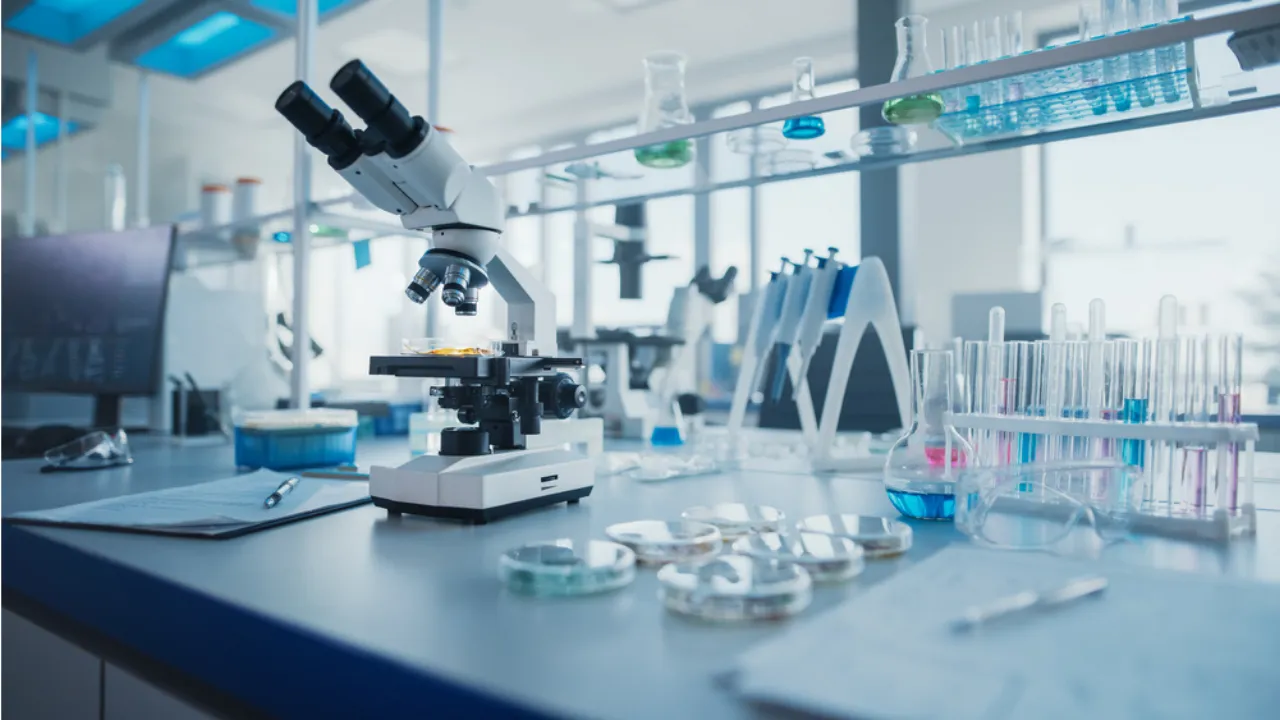
#> input picture src/assets/landing.webp, 1280 x 720 px
$ python whiten_blood_bg.py ../src/assets/landing.webp
#> lines starting #> are read from the running program, lines starting #| are printed output that depends on the picture; after the words box and inside, x2 and y2 are one past the last pixel; in counts of white or black regions, pixels touching at a corner belong together
"""Replace studio backdrops on blood-collection photos with pure white.

Keeps product pixels: white trays, labels, gloves, and clear plastic are not
keyed out by a loose brightness rule. Dark letterbox bars are removed as
solid edge bands only.
"""
from __future__ import annotations

import os
import sys

import cv2
import numpy as np

ROOT = os.path.join(os.path.dirname(__file__), "..", "public", "blood-collection")
OUT = os.path.join(ROOT, "_white")


def border_median(img: np.ndarray, n: int = 8) -> np.ndarray:
    ring = np.concatenate(
        [
            img[:n].reshape(-1, 3),
            img[-n:].reshape(-1, 3),
            img[:, :n].reshape(-1, 3),
            img[:, -n:].reshape(-1, 3),
        ]
    )
    return np.median(ring, axis=0).astype(np.int16)


def uniform_bands(img: np.ndarray, bg: np.ndarray, tol: int = 48, std_max: float = 34):
    h, w = img.shape[:2]
    b = img.astype(np.int16)

    def rows(seq):
        count = 0
        for i in seq:
            row = b[i]
            med = np.median(row, axis=0)
            if abs(med - bg).sum() <= tol and float(row.std()) < std_max:
                count += 1
            else:
                break
        return count

    def cols(seq):
        count = 0
        for i in seq:
            col = b[:, i]
            med = np.median(col, axis=0)
            if abs(med - bg).sum() <= tol and float(col.std()) < std_max:
                count += 1
            else:
                break
        return count

    return rows(range(h)), rows(range(h - 1, -1, -1)), cols(range(w)), cols(range(w - 1, -1, -1))


def connected_to_border(candidate: np.ndarray) -> np.ndarray:
    n, labels = cv2.connectedComponents(candidate.astype(np.uint8), connectivity=8)
    if n <= 1:
        return np.zeros(candidate.shape, dtype=bool)
    edge = np.unique(
        np.concatenate([labels[0], labels[-1], labels[:, 0], labels[:, -1]])
    )
    edge = edge[edge != 0]
    if edge.size == 0:
        return np.zeros(candidate.shape, dtype=bool)
    return np.isin(labels, edge)


def key_background(img: np.ndarray, bg: np.ndarray, t: int, chroma_limit: int) -> np.ndarray:
    b = img.astype(np.int16)
    diff = np.abs(b - bg).sum(axis=2)
    chroma = b.max(axis=2) - b.min(axis=2)
    cand = (diff <= t) & (chroma < chroma_limit)
    mask = connected_to_border(cand)
    mask = cv2.dilate(mask.astype(np.uint8), np.ones((3, 3), np.uint8), iterations=1).astype(bool)
    mask = mask & (diff <= t + 24) & (chroma < chroma_limit)
    return mask


def pale_blue_mask(img: np.ndarray) -> np.ndarray:
    """Studio paper on these photos is a cool white: blue above red, still light.

    White labels, foam, and pink plastic are neutral or red-heavy, so they stay.
    """
    b = img[:, :, 0].astype(np.int16)
    g = img[:, :, 1].astype(np.int16)
    r = img[:, :, 2].astype(np.int16)
    mx = np.maximum(np.maximum(r, g), b)
    mn = np.minimum(np.minimum(r, g), b)
    return (mn >= 168) & (mn < 252) & ((b - r) >= 8) & ((mx - mn) <= 80)


def whiten(img: np.ndarray) -> np.ndarray:
    bg = border_median(img)
    h, w = img.shape[:2]
    top, bot, left, right = uniform_bands(img, bg)
    bands = np.zeros((h, w), dtype=bool)
    if top:
        bands[:top] = True
    if bot:
        bands[h - bot :] = True
    if left:
        bands[:, :left] = True
    if right:
        bands[:, w - right :] = True

    gray = cv2.cvtColor(img, cv2.COLOR_BGR2GRAY)
    edges = cv2.Canny(gray, 80, 160)
    protect = cv2.dilate(edges, np.ones((3, 3), np.uint8), iterations=1).astype(bool)

    # Flood only through smooth backdrop. Edges of tubes, packs, and needles
    # block the fill so clear plastic is not punched out.
    pale = pale_blue_mask(img)
    candidate = bands | (pale & ~protect)
    mask = connected_to_border(candidate)
    # Pull the fill a couple of pixels onto a pale fringe so the cut line
    # does not leave a blue halo, without crossing onto coloured product.
    # Spread across every pale studio pixel that touches the cleared area.
    # Coloured caps and neutral white labels are not pale, so the fill stops there.
    # Large leftover cool regions are studio paper, not a label or cap.
    n_pale, pale_labels = cv2.connectedComponents(pale.astype(np.uint8), connectivity=8)
    for label in range(1, n_pale):
        blob = pale_labels == label
        if int(blob.sum()) > 2500:
            mask = mask | blob
    pale_left = pale & ~mask
    if pale_left.any():
        n, labels = cv2.connectedComponents(pale_left.astype(np.uint8), connectivity=8)
        if n > 1:
            edge = cv2.dilate(mask.astype(np.uint8), np.ones((3, 3), np.uint8), iterations=1).astype(bool)
            touch = np.unique(labels[edge & pale_left])
            touch = touch[touch != 0]
            if touch.size:
                mask = mask | np.isin(labels, touch)
    out = img.copy()
    out[mask] = 255
    return out


def main() -> None:
    os.makedirs(OUT, exist_ok=True)
    targets = sys.argv[1:]
    if not targets:
        targets = []
        for folder in ("tubes", "needles", "legacy"):
            src = os.path.join(ROOT, folder)
            for name in sorted(os.listdir(src)):
                if name.lower().endswith((".jpg", ".jpeg")):
                    targets.append(os.path.join(src, name))
    for path in targets:
        img = cv2.imread(path)
#> img is the input picture: shape (720, 1280, 3); mean B, G, R 176.1, 161.9, 136.7
        if img is None:
            print("skip", path)
            continue
        result = whiten(img)
#> in whiten, `bg = border_median(img)`: bg = [186, 160, 117]
#> the loop in rows, `for i in seq:` made 1 pass
#> med on pass 1: [202, 188, 170]
#> after the loop in rows, `for i in seq:`: count = 0
#> the loop in rows (call 2), `for i in seq:` made 1 pass
#> med on pass 1: [113, 88, 67]
#> the loop in cols, `for i in seq:` made 1 pass
#> med on pass 1: [255, 255, 247]
#> the loop in cols (call 2), `for i in seq:` made 1 pass
#> med on pass 1: [215, 208, 191]
#> in whiten, `edges = cv2.Canny(gray, 80, 160)`: edges: shape (720, 1280); 3.9% white in thin lines or dots
#> in whiten, `protect = cv2.dilate(edges, np.ones((3, 3), np.uint8), iterations=1).a..`: protect: shape (720, 1280) bool; 12.3% white; 104 white regions, largest, box (x1, y1, x2, y2) and area: (0, 0, 739, 720) 36683, (942, 288, 1280, 545) 15520, (683, 41, 1195, 178) 14079
#> in pale_blue_mask, `return (mn >= 168) & (mn < 252) & ((b - r) >= 8) & ((mx - mn) <= 80)`: returned value: shape (720, 1280) bool; 34.4% white; 300 white regions (187 under 20 px), largest, box (x1, y1, x2, y2) and area: (901, 107, 1280, 463) 87913, (430, 0, 859, 357) 77093, (441, 320, 873, 594) 32757
#> in whiten, `candidate = bands | (pale & ~protect)`: candidate: shape (720, 1280) bool; 31.5% white; 315 white regions (188 under 20 px), largest, box (x1, y1, x2, y2) and area: (901, 108, 1280, 426) 78036, (430, 0, 854, 356) 60406, (484, 320, 873, 547) 27094
#> in connected_to_border, `n, labels = cv2.connectedComponents(candidate.astype(np.uint8), connec..`: labels: shape (720, 1280) int32; 316 distinct labels, from 0 to 315
#> in connected_to_border, `n, labels = cv2.connectedComponents(candidate.astype(np.uint8), connec..`: n = 316
#> in connected_to_border, `edge = np.unique( np.concatenate([labels[0], labels[-1], labels[:, 0],..`: edge = [0, 1, 2, 3, 4, 10, 45, 225, 265]
#> in connected_to_border, `edge = edge[edge != 0]`: edge = [1, 2, 3, 4, 10, 45, 225, 265]
#> in connected_to_border, `return np.isin(labels, edge)`: returned value: shape (720, 1280) bool; 17.7% white; 8 white regions, largest, box (x1, y1, x2, y2) and area: (901, 108, 1280, 426) 78036, (430, 0, 854, 356) 60406, (308, 0, 430, 129) 8669
#> in whiten, `n_pale, pale_labels = cv2.connectedComponents(pale.astype(np.uint8), c..`:
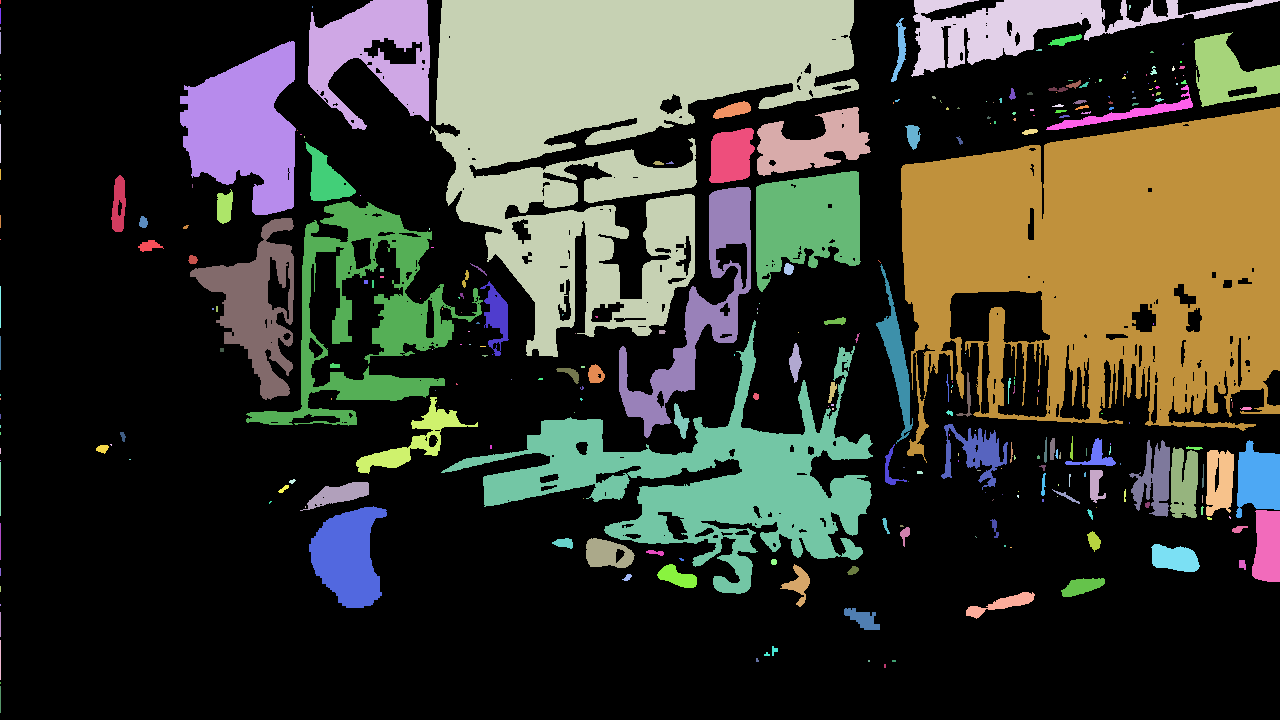
#> pale_labels: shape (720, 1280) int32; 301 distinct labels, from 0 to 300; one colour per label, 0 black
#> in whiten, `n_pale, pale_labels = cv2.connectedComponents(pale.astype(np.uint8), c..`: n_pale = 301
#> in whiten, `pale_left = pale & ~mask`: pale_left: shape (720, 1280) bool; 3.3% white; 291 white regions (191 under 20 px), largest, box (x1, y1, x2, y2) and area: (356, 397, 478, 474) 2111, (709, 128, 755, 183) 2011, (876, 264, 913, 444) 1842
#> in whiten, `n, labels = cv2.connectedComponents(pale_left.astype(np.uint8), connec..`:
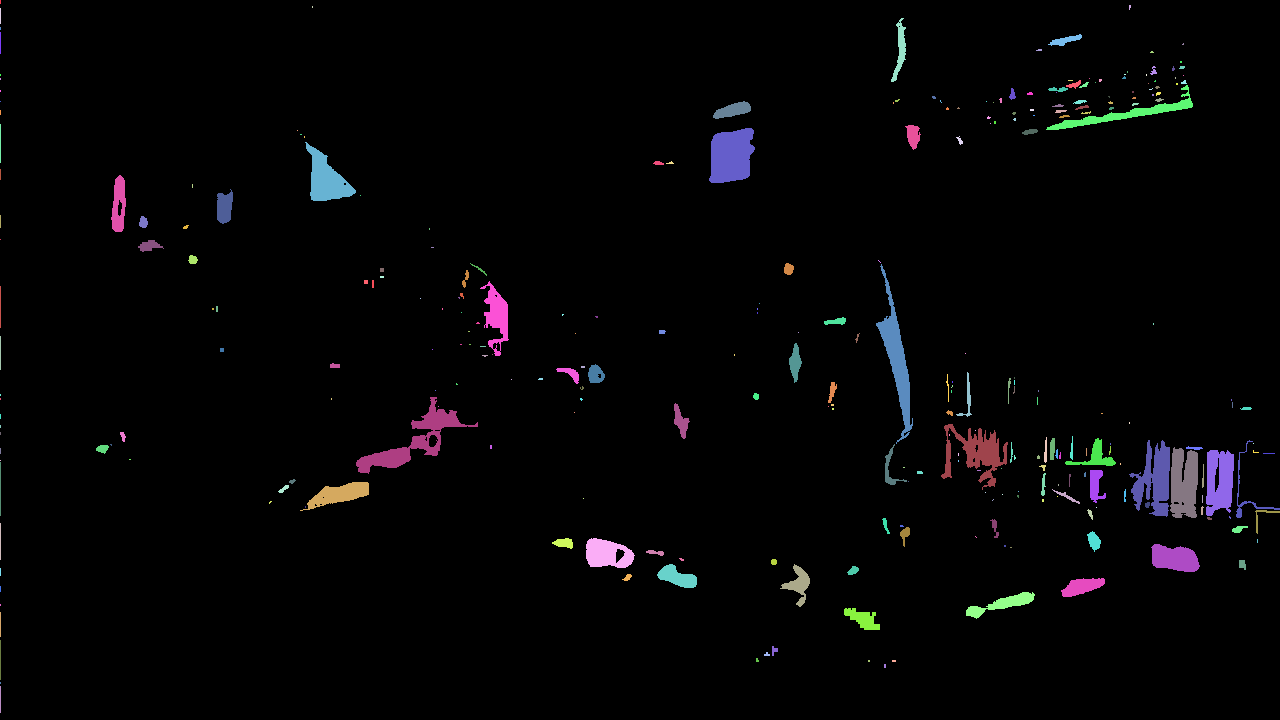
#> labels: shape (720, 1280) int32; 292 distinct labels, from 0 to 291; one colour per label, 0 black
#> in whiten, `n, labels = cv2.connectedComponents(pale_left.astype(np.uint8), connec..`: n = 292
#> in whiten, `edge = cv2.dilate(mask.astype(np.uint8), np.ones((3, 3), np.uint8), it..`:
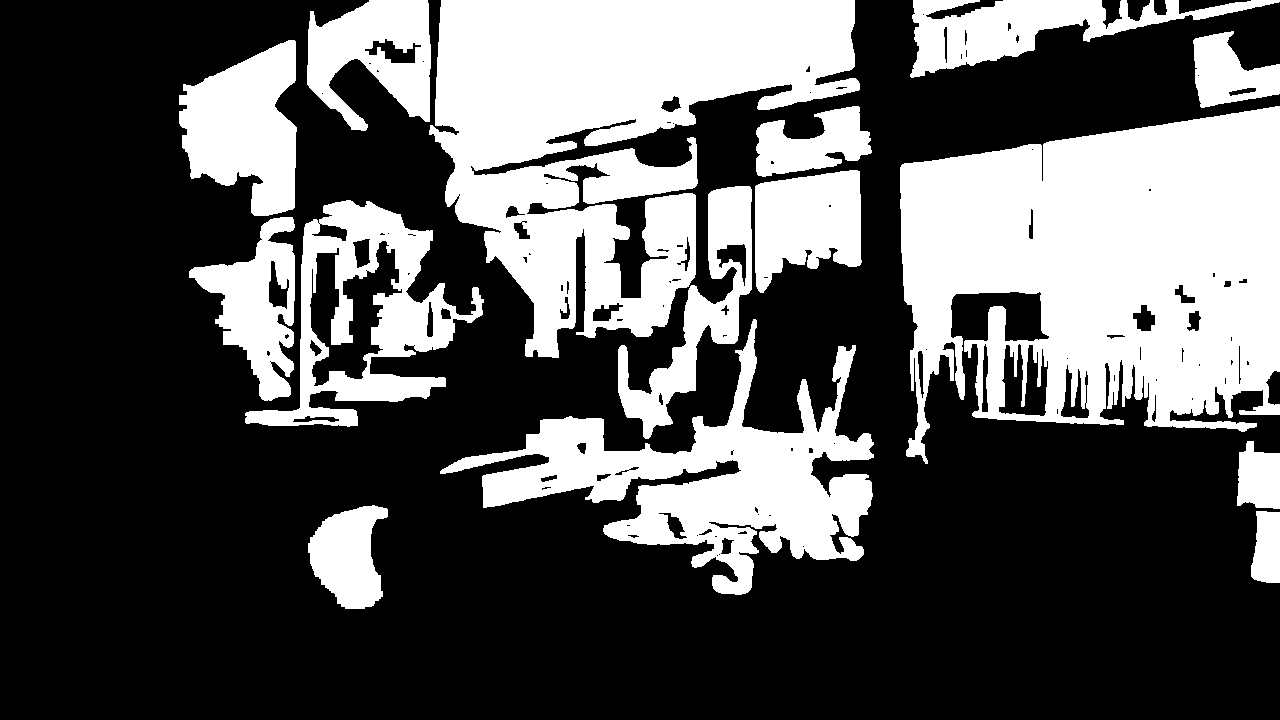
#> edge: shape (720, 1280) bool; 34% white; 15 white regions, largest, box (x1, y1, x2, y2) and area: (900, 106, 1280, 464) 94156, (429, 0, 860, 358) 82027, (440, 319, 874, 595) 37387
#> in whiten, `touch = np.unique(labels[edge & pale_left])`: touch = [193, 196, 208, 211, 251, 264]
#> in whiten, `out[mask] = 255`:
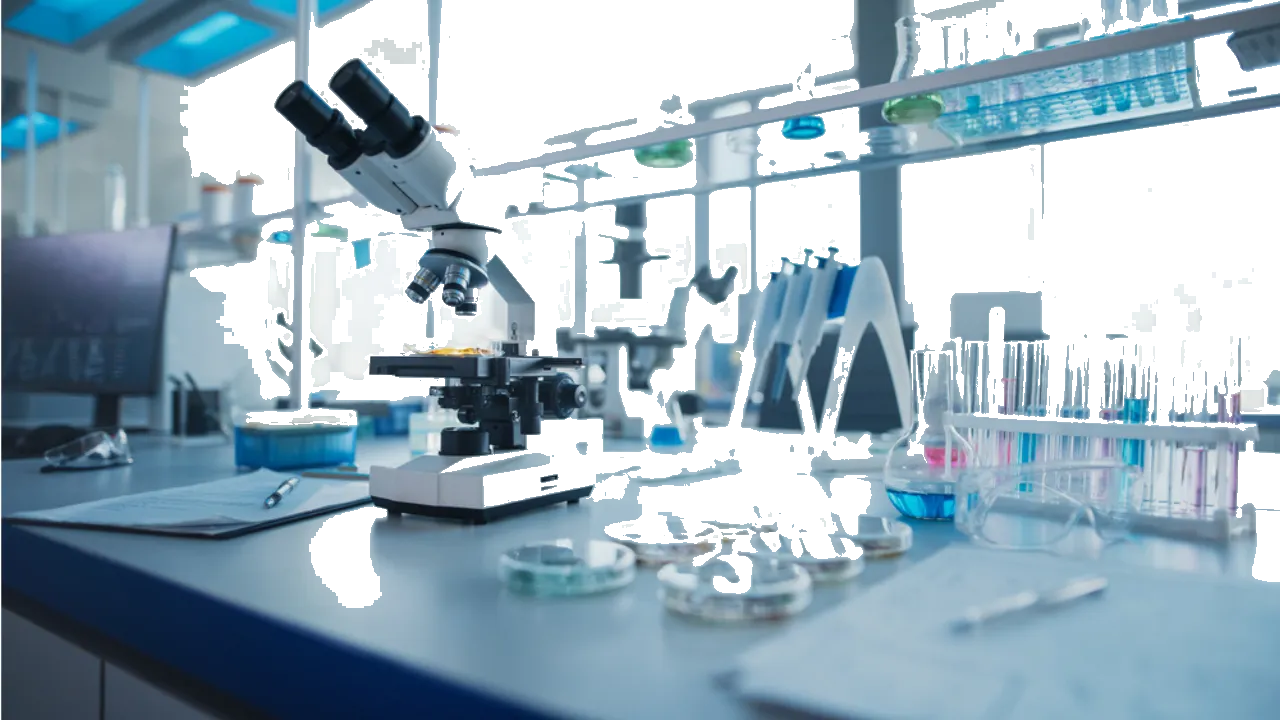
#> out: shape (720, 1280, 3); mean B, G, R 187.6, 175, 153.8
        name = os.path.basename(path)
        dest = os.path.join(OUT, name)
        cv2.imwrite(dest, result, [int(cv2.IMWRITE_JPEG_QUALITY), 92])
        white = np.all(result == 255, axis=2).mean()
#> white = 0.311
        print(f"{name} white {white:.0%}")
#| landing.webp white 31%


if __name__ == "__main__":
    main()
